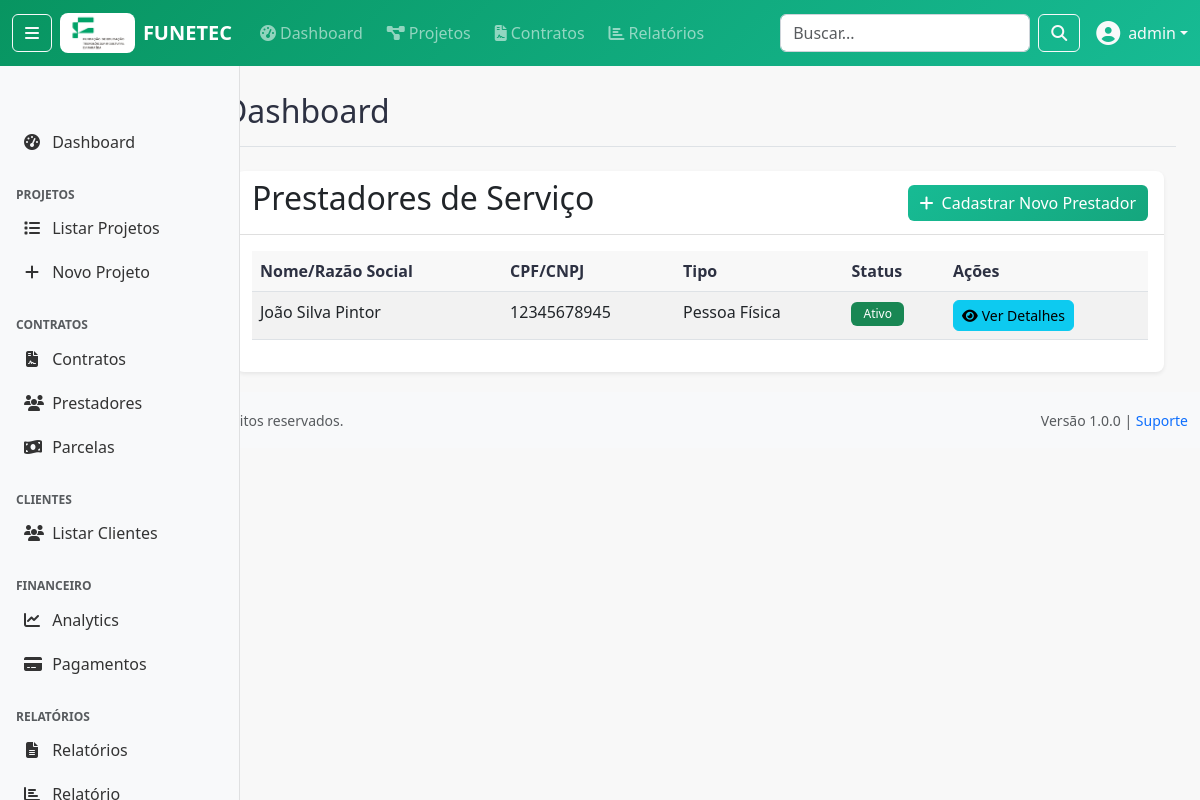
/contratos/prestadores/ (signed in), run on the app's committed database.
### apps/accounts/models/user.py (models this page shows, shortened)
class User(AbstractUser):
    ROLE_CHOICES = [
        ('admin', 'Administrador'),
        ('ti', 'TI'),
        ('fiscal', 'Fiscal'),
        ('financeiro', 'Financeiro'),
        ('analista', 'Analista'),
        ('cliente', 'Cliente'),
    ]
    DEPARTMENT_CHOICES = [
        ('administrativo', 'Administrativo'),
        ('financeiro', 'Financeiro'),
        ('ti', 'Tecnologia da Informação'),
        ('fiscal', 'Fiscal'),
        ('operacional', 'Operacional'),
        ('diretoria', 'Diretoria'),
    ]
    cpf = models.CharField(
        'CPF', max_length=14, unique=True, null=True, blank=True,
        validators=[RegexValidator(
            regex=r'^\d{3}\.\d{3}\.\d{3}-\d{2}$|^\d{11}$',
            message='CPF deve estar no formato XXX.XXX.XXX-XX ou apenas números'
        )]
    )
    telefone = models.CharField('Telefone', max_length=20, blank=True)
    role = models.CharField('Função', max_length=20, choices=ROLE_CHOICES, default='analista')
    department = models.CharField('Departamento', max_length=30, choices=DEPARTMENT_CHOICES, blank=True)
    is_cliente_externo = models.BooleanField('Cliente Externo', default=False, help_text='Indica se é um cliente externo da FUNETEC')
    last_activity = models.DateTimeField('Última Atividade', null=True, blank=True)
    class Meta:
        verbose_name = 'Usuário'
        verbose_name_plural = 'Usuários'
        ordering = ['-date_joined']
        permissions = [
            ('can_manage_users', 'Pode gerenciar usuários'),
            ('can_view_financial_data', 'Pode ver dados financeiros'),
            ('can_manage_contracts', 'Pode gerenciar contratos'),
            ('can_manage_projects', 'Pode gerenciar projetos'),
            ('can_generate_reports', 'Pode gerar relatórios'),
        ]
    def __str__(self):
        return self.get_full_name() or self.username
    def is_admin(self):
        return self.role == 'admin' or self.is_superuser
    def is_cliente(self):
        return self.role == 'cliente' or self.is_cliente_externo
    def can_manage_projects(self):
        return self.is_admin() or self.has_perm('accounts.can_manage_projects')
    def can_view_financial_data(self):
        return self.role in ['admin', 'financeiro', 'fiscal'] or self.has_perm('accounts.can_view_financial_data')
    def can_manage_contracts(self):
        return self.role in ['admin', 'financeiro'] or self.has_perm('accounts.can_manage_contracts')
    def can_generate_reports(self):
        return not self.is_cliente() or self.has_perm('accounts.can_generate_reports')
    def can_manage_users(self):
        """Verificar se pode gerenciar usuários"""
        return self.is_admin() or self.has_perm('accounts.can_manage_users')

### apps/contratos/models/prestador.py (models this page shows, shortened)
class Prestador(BaseModel):
    TIPO_PESSOA_CHOICES = [
        ('PF', 'Pessoa Física'),
        ('PJ', 'Pessoa Jurídica'),
    ]
    tipo_pessoa = models.CharField(
        'Tipo de Pessoa',
        max_length=2,
        choices=TIPO_PESSOA_CHOICES
    )
    nome = models.CharField(
        'Nome/Razão Social',
        max_length=200,
        help_text='Nome completo para PF ou Razão Social para PJ'
    )
    nome_fantasia = models.CharField(
        'Nome Fantasia',
        max_length=200,
        blank=True,
        help_text='Apenas para PJ'
    )
    cpf = models.CharField(
        'CPF',
        max_length=14,
        blank=True,
        null=True,
        help_text='Apenas para PF'
    )
    cnpj = models.CharField(
        'CNPJ',
        max_length=18,
        blank=True,
        null=True,
        help_text='Apenas para PJ'
    )
    rg = models.CharField(
        'RG',
        max_length=20,
        blank=True,
        help_text='Apenas para PF'
    )
    inscricao_estadual = models.CharField(
        'Inscrição Estadual',
        max_length=20,
        blank=True,
        help_text='Apenas para PJ'
    )
    inscricao_municipal = models.CharField(
        'Inscrição Municipal',
        max_length=20,
        blank=True,
        help_text='Para PJ que prestam serviços'
    )
    email = models.EmailField('E-mail')
    telefone = models.CharField('Telefone', max_length=20, blank=True)
    cep = models.CharField('CEP', max_length=10, blank=True)
    logradouro = models.CharField('Logradouro', max_length=200, blank=True)
    numero = models.CharField('Número', max_length=10, blank=True)
    complemento = models.CharField('Complemento', max_length=100, blank=True)
    bairro = models.CharField('Bairro', max_length=100, blank=True)
    cidade = models.CharField('Cidade', max_length=100, blank=True)
    uf = models.CharField('UF', max_length=2, blank=True)
    banco = models.CharField('Banco', max_length=100, blank=True)
    agencia = models.CharField('Agência', max_length=20, blank=True)
    conta = models.CharField('Conta', max_length=20, blank=True)
    tipo_conta = models.CharField(
        'Tipo de Conta',
        max_length=20,
        choices=[
            ('corrente', 'Conta Corrente'),
            ('poupanca', 'Poupança'),
        ],
        blank=True
    )
    ativo = models.BooleanField('Ativo', default=True)
    observacoes = models.TextField('Observações', blank=True)
    class Meta:
        db_table = 'prestador'
        verbose_name = 'Prestador'
        verbose_name_plural = 'Prestadores'
        constraints = [
            models.UniqueConstraint(
                fields=['cpf'],
                condition=models.Q(cpf__isnull=False, tipo_pessoa='PF'),
                name='unique_cpf_when_not_null'
            ),
            models.UniqueConstraint(
                fields=['cnpj'],
                condition=models.Q(cnpj__isnull=False, tipo_pessoa='PJ'),
                name='unique_cnpj_when_not_null'
            ),
        ]

### apps/contratos/views/contrato_views.py (the view)
# urls.py: path('prestadores/', contrato_views.PrestadorListView.as_view(), name='prestador_list'),
class PrestadorListView(LoginRequiredMixin, ListView):
    model = Prestador
    template_name = 'contratos/prestador_list.html'
    context_object_name = 'prestadores'
    paginate_by = 10

### templates/contratos/prestador_list.html
{% extends 'base/base.html' %}
{% block content %}
<div class="container mt-4">
    <div class="card">
        <div class="card-header d-flex justify-content-between align-items-center">
            <h2>Prestadores de Serviço</h2>
            <a href="{% url 'contratos:prestador_create' %}" class="btn btn-success">
                <i class="fas fa-plus me-2"></i>Cadastrar Novo Prestador
            </a>
        </div>
        <div class="card-body">
            <table class="table table-striped">
                <thead>
                    <tr>
                        <th>Nome/Razão Social</th>
                        <th>CPF/CNPJ</th>
                        <th>Tipo</th>
                        <th>Status</th>
                        <th>Ações</th>
                    </tr>
                </thead>
                <tbody>
                    {% for p in prestadores %}
                    <tr>
                        <td>{{ p.nome }}</td>
                        <td>{{ p.cpf|default:p.cnpj|default:"-" }}</td>
                        <td>{{ p.get_tipo_pessoa_display }}</td>
                        <td><span class="badge bg-success">Ativo</span></td>
                        <td>
                            <a href="{% url 'contratos:prestador_detail' p.pk %}" class="btn btn-info btn-sm">
                                <i class="fas fa-eye me-1"></i>Ver Detalhes
                            </a>
                        </td>
                    </tr>
                    {% endfor %}
                </tbody>
            </table>
        </div>
    </div>
</div>
{% endblock %}

### templates/base/navbar.html (shortened to what this page needs)
{% load static %}
<nav class="navbar navbar-expand-md navbar-dark fixed-top" style="background: linear-gradient(135deg, #089561 0%, #17BB94 100%);">
    <div class="container-fluid">
        {% if user.is_authenticated %}
            <button class="btn btn-outline-light me-2" type="button" id="sidebarToggle" title="Recolher/Expandir Menu"
                    aria-label="Toggle sidebar" aria-pressed="false">
                <i class="fas fa-bars"></i>
            </button>
        {% endif %}
        <a class="navbar-brand d-flex align-items-center" href="{% url 'dashboard:index' %}">
            <img src="{% static 'img/logo_funetec.jpg' %}" alt="FUNETEC" height="40" class="me-2" style="border-radius: 8px;">
            FUNETEC
        </a>
        <div class="collapse navbar-collapse" id="navbarNav">
            {% if user.is_authenticated %}
                <ul class="navbar-nav me-auto">
                    <li class="nav-item">
                        <a class="nav-link" href="{% url 'dashboard:index' %}">
                            <i class="fas fa-tachometer-alt me-1"></i>Dashboard
                        </a>
                    </li>
                    {% if user.can_manage_projects %}
                        <li class="nav-item">
                            <a class="nav-link" href="{% url 'projetos:projeto_list' %}">
                                <i class="fas fa-project-diagram me-1"></i>Projetos
                            </a>
                        </li>
                    {% endif %}
                    {% if user.can_manage_contracts %}
                        <li class="nav-item">
                            <a class="nav-link" href="{% url 'contratos:contrato_list' %}">
                                <i class="fas fa-file-contract me-1"></i>Contratos
                            </a>
                        </li>
                    {% endif %}
                    {% if user.can_view_financial_data %}
                        <li class="nav-item">
                            <a class="nav-link" href="{% url 'relatorios:relatorio_list' %}">
                                <i class="fas fa-chart-bar me-1"></i>Relatórios
                            </a>
                        </li>
                    {% endif %}
                </ul>
                <form class="d-flex me-3" method="get" action="{% url 'dashboard:index' %}">
                    <input class="form-control me-2" type="search" placeholder="Buscar..." name="q"
                           value="{{ request.GET.q }}" style="width: 250px;">
                    <button class="btn btn-outline-light" type="submit">
                        <i class="fas fa-search"></i>
                    </button>
                </form>
                <div class="dropdown">
                    <a class="nav-link dropdown-toggle text-light d-flex align-items-center" href="#"
                       id="userDropdown" role="button" data-bs-toggle="dropdown">
                        {% if user.avatar %}
                            <img src="{{ user.avatar.url }}" class="rounded-circle me-2" width="32" height="32">
                        {% else %}
                            <i class="fas fa-user-circle me-2 fs-4"></i>
                        {% endif %}
                        {{ user.get_full_name|default:user.username }}
                    </a>
                </div>
            {% endif %}
        </div>
    </div>
</nav>

### static/css/base.css (style rules this page uses)
* { box-sizing: border-box; }
:root { --primary-color: #089561; --secondary-color: #17BB94; --success-color: #089561; --warning-color: #ffc107; --danger-color: #dc3545; --info-color: #17BB94; --dark-color: #2D3142; --light-color: #F8F8F8; --white-color: #FFFFFF; --navbar-height: 56px; --sidebar-width: 240px; --sidebar-collapsed-width: 60px; }
body { font-family: 'Segoe UI', Tahoma, Geneva, Verdana, sans-serif; background-color: var(--light-color); color: var(--dark-color); padding-top: var(--navbar-height); }
.navbar-brand { font-weight: 700; font-size: 1.25rem; }
.navbar-nav .nav-link { font-weight: 500; padding: 0.5rem 1rem; border-radius: 0.25rem; margin: 0 0.25rem; transition: all 0.15s ease-in-out; }
.card { border: none; box-shadow: 0 0.125rem 0.25rem rgba(0, 0, 0, 0.075); border-radius: 0.5rem; transition: box-shadow 0.15s ease-in-out; }
.card-header { background-color: transparent; border-bottom: 1px solid rgba(0, 0, 0, 0.125); font-weight: 600; }
.btn { font-weight: 500; border-radius: 0.375rem; transition: all 0.15s ease-in-out; }
.btn-success { background: linear-gradient(135deg, var(--secondary-color) 0%, #15a67d 100%); border: none; color: var(--white-color); }
.form-control { border-radius: 0.375rem; border: 1px solid #ced4da; transition: all 0.15s ease-in-out; }
.table { background-color: white; }
.table th { border-top: none; font-weight: 600; background-color: var(--light-color); color: var(--dark-color); }
.badge { font-weight: 500; padding: 0.375rem 0.75rem; border-radius: 0.375rem; }

### data on the page
User: get_full_name "admin"
Prestador: nome "João Silva Pintor", cpf "12345678945", tipo_pessoa "Pessoa Física"
